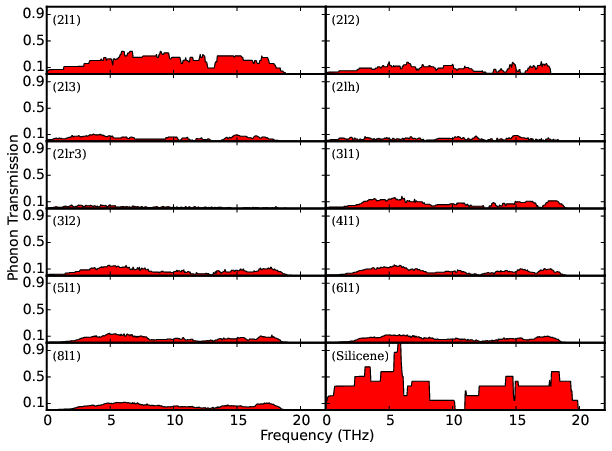

Generate this figure with Python:
# -*- coding: utf-8 -*-
# @Author: YangZhou
# @Date:   1970-01-01 08:00:00
# @Last Modified by:   YangZhou
# @Last Modified time: 2017-06-21 16:33:25
from aces.tools import *
from ase import io
from aces.graph import fig, setLegend, pl, fit
import matplotlib
matplotlib.rcParams['xtick.major.width'] = 1
matplotlib.rcParams['ytick.major.width'] = 1
import numpy as np
text_style = dict(horizontalalignment='left', verticalalignment='center',
                  fontsize=12, fontdict={'family': 'serif'})
vs = '2l1  2l2  2l3  2lh  2lr3  3l1  3l2  4l1  5l1  6l1  8l1  Silicene'.split()
with fig('trans_x.eps'):
    fi, axes = pl.subplots(6, 2, sharex=True, sharey=True, figsize=(10, 7))
    for i, v in enumerate(vs):
        ax = axes[i // 2, i % 2]
        file = "negf/" + v + "/transmission.txt"
        f = np.loadtxt(file, skiprows=1)
        freq = f[:, 0]
        trans = f[:, 3]
        atoms = io.read("negf/" + v + "/center/SPOSCAR")
        cross = np.linalg.norm(
            atoms.cell[1]) * (atoms.positions[:, 2].max() - atoms.positions[:, 2].min())
        ax.plot(freq, trans / cross, color="k")
        ax.fill_between(freq, 0, trans / cross, color='r', alpha=0.5)
        ax.text(.02, .8, "(" + v + ")", transform=ax.transAxes, **text_style)
        ax.set_yticks([0.1, 0.5, 0.9])
        ax.set_yticklabels([0.1, 0.5, 0.9])
        #ax.set_ylabel("Phonon Transmission")
        #ax.set_xlabel("Frequency (THz)")
        ax.set_xlim([0, 22])
        # setLegend(pl,fontsize=9)
    #ax.set_xlabel("Frequency (THz)")
    fi.text(0.5, 0.04, 'Frequency (THz)', ha='center')
    fi.text(0.07, 0.5, 'Phonon Transmission', va='center', rotation='vertical')
    fi.subplots_adjust(
        left=None,
        bottom=None,
        right=None,
        top=None,
        wspace=0,
        hspace=0)
